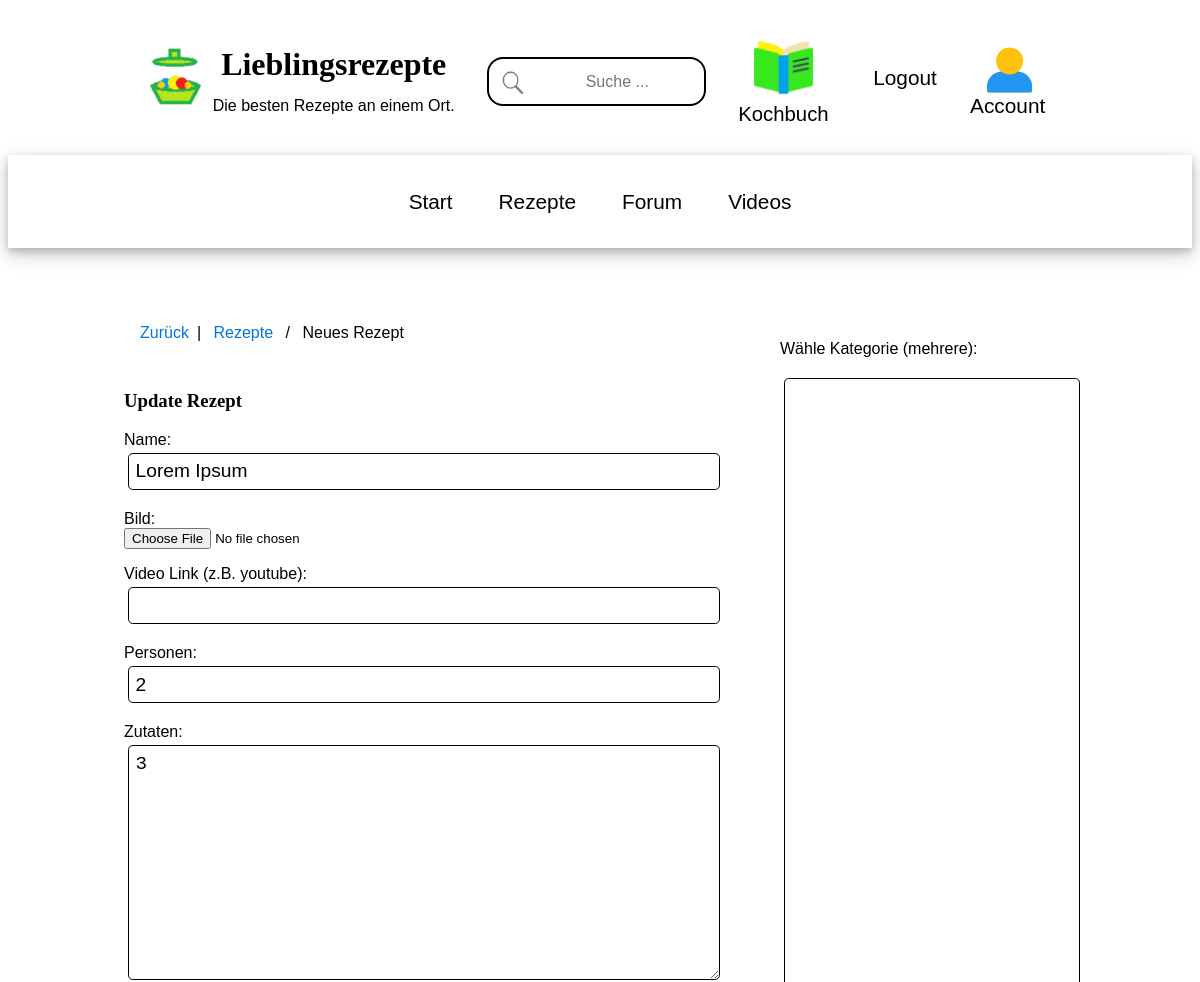
The app's page /update-recipe/1/ (signed in, upper part), older data.
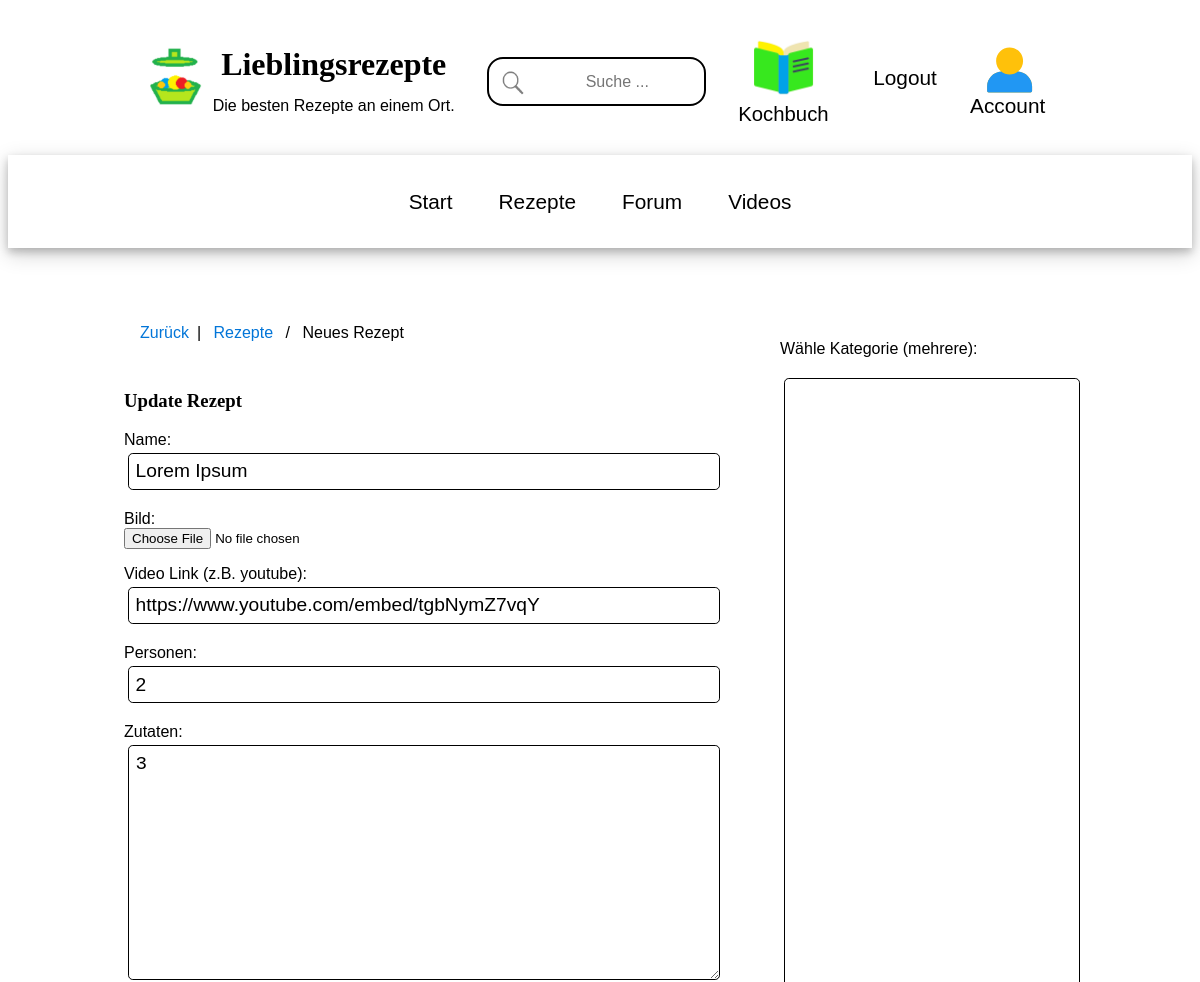
The same page, newer data.
### recipes_app/models.py (models this page shows, shortened)
class Recipe(models.Model):
    owner = models.ForeignKey(User, on_delete=models.SET_NULL, null=True)
    likes = models.ManyToManyField(User,  blank=True, related_name="likes")
    name = models.CharField(max_length=500)
    updated = models.DateTimeField(auto_now=True)
    created = models.DateTimeField(auto_now_add=True)
    topic = models.ManyToManyField(Topic, blank=True)
    persons = models.IntegerField()
    ingredients = models.TextField(null=True, blank=True)
    steps = models.TextField(null=True, blank=True)
    tips = models.TextField(null=True, blank=True)
    reference = models.TextField(null=True, blank=True)
    reference_link = models.URLField(max_length=2048, null=True, blank=True)
    nutrients_person = models.FloatField(null=True, blank=True, default=0.0)
    nutrients_table = models.TextField(null=True, blank=True)
    expected_time_total = models.FloatField(null=True, blank=True, default=0.0)
    expected_time_work = models.FloatField(null=True, blank=True, default=0.0)
    expected_time_bake = models.FloatField(null=True, blank=True, default=0.0)
    expected_time_rest = models.FloatField(null=True, blank=True, default=0.0)
    difficulty = models.IntegerField(null=True, blank=True, default=0)
    image_meal = models.ImageField(blank=True, upload_to="recipes")
    video_meal = models.URLField(max_length=2048, null=True, blank=True)
    rating_mean = models.FloatField(null=True, blank=True, default=0.0)
    rating_count = models.IntegerField(null=True, blank=True, default=0)
    rating_1 = models.IntegerField(null=True, blank=True, default=0)
    rating_2 = models.IntegerField(null=True, blank=True, default=0)
    rating_3 = models.IntegerField(null=True, blank=True, default=0)
    rating_4 = models.IntegerField(null=True, blank=True, default=0)
    rating_5 = models.IntegerField(null=True, blank=True, default=0)
    class Meta:
        ordering = ['-updated', '-created']

### recipes_app/views.py (the view)
# urls.py: path('update-recipe/<str:pk>/', views.updateRecipe, name="update-recipe"),
def updateRecipe(request, pk):
    recipe = Recipe.objects.get(id=pk)
    if request.user != recipe.owner:
        return HttpResponse('Fehlende Berechtigung! Bitte wenden Sie sich and den Administrator.')
    form = RecipeForm(instance=recipe)
    topics = Topic.objects.all()
    if request.method == 'POST':
        form = RecipeForm(request.POST, request.FILES, instance=recipe)
        if form.is_valid():
            form.save()
        return redirect('home')
    context = {'form': form, 'topics': topics, 'recipe': recipe, "title_of_form": "Update Rezept"}
    return render(request, 'recipes_app/recipe_form.html', context)

### recipes_app/forms.py
class RecipeForm(ModelForm):
    class Meta:
        model = Recipe
        fields = '__all__'
        exclude = ["owner", "rating_mean", "rating_count"]

### recipes_app/templates/recipes_app/recipe_form.html (shortened to what this page needs)
{% extends 'main.html' %}
{% block content %}
<form method="POST" action="" enctype="multipart/form-data">
<div class="main-container">
        <div class="main-middle-column">
        <ul class="breadcrumb">
            <li><a href="{{request.META.HTTP_REFERER}}">Zurück</a></li>
            <li><a href="{% url 'recipes' %}">Rezepte</a></li>
            <li>Neues Rezept</li>
        </ul>
            <div class="card">
                <h3>{{title_of_form}}</h3>
                <p>
                    <label for="id_name">Name:</label>
                    {{form.name}}
                </p>
                <p>
                    <label for="id_image_meal">Bild:</label>
                    {{form.image_meal}}
                </p>
                <p>
                    <label for="id_image_meal">Video Link (z.B. youtube):</label>
                    {{form.video_meal}}
                </p>
                <p>
                    <label for="id_persons">Personen:</label>
                    {{form.persons}}
                </p>
                <p>
                    <label for="id_ingredients">Zutaten:</label>
                    {{form.ingredients}}
                </p>
            </div>
        </div>
        <div class="main-right-column">
            <div class="card">
                <label>Wähle Kategorie (mehrere):</label>
                <br>
                <p>{{form.topic}}</p>
            </div>
        </div>
</div>
</form>
{% endblock content %}

Row changes from the older to the newer data that the page shows:
changed Recipe "Lorem Ipsum": video_meal (not shown) → "https://www.youtube.com/embed/tgbNymZ7vqY"
